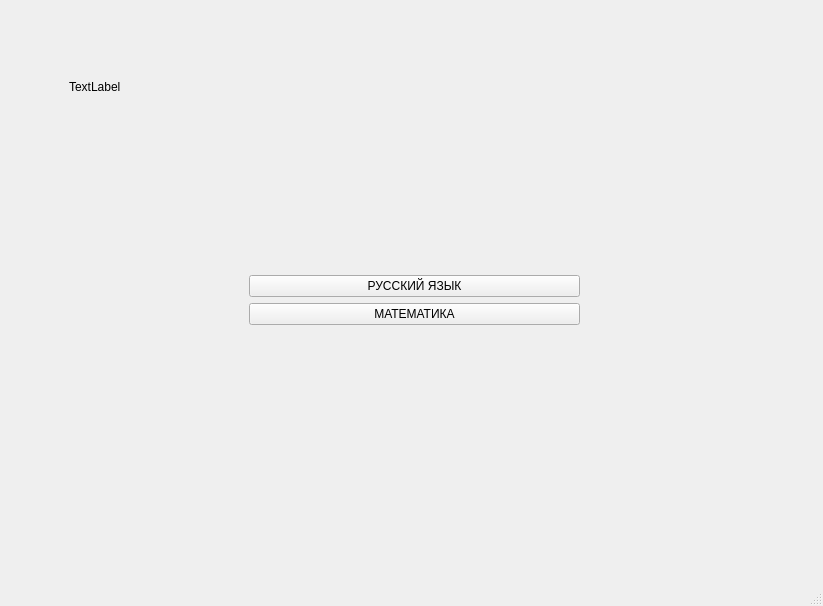
<?xml version="1.0" encoding="UTF-8"?>
<ui version="4.0">
 <class>MainWindow</class>
 <widget class="QMainWindow" name="MainWindow">
  <property name="geometry">
   <rect>
    <x>0</x>
    <y>0</y>
    <width>823</width>
    <height>606</height>
   </rect>
  </property>
  <property name="windowTitle">
   <string>MainWindow</string>
  </property>
  <widget class="QWidget" name="centralwidget">
   <layout class="QHBoxLayout" name="horizontalLayout">
    <item>
     <widget class="QStackedWidget" name="stackedWidget">
      <property name="currentIndex">
       <number>0</number>
      </property>
      <widget class="QWidget" name="page">
       <widget class="QLabel" name="label">
        <property name="geometry">
         <rect>
          <x>60</x>
          <y>70</y>
          <width>55</width>
          <height>16</height>
         </rect>
        </property>
        <property name="text">
         <string>TextLabel</string>
        </property>
       </widget>
       <widget class="QWidget" name="">
        <property name="geometry">
         <rect>
          <x>240</x>
          <y>160</y>
          <width>331</width>
          <height>261</height>
         </rect>
        </property>
        <layout class="QVBoxLayout" name="verticalLayout">
         <item>
          <spacer name="verticalSpacer_2">
           <property name="orientation">
            <enum>Qt::Vertical</enum>
           </property>
           <property name="sizeHint" stdset="0">
            <size>
             <width>20</width>
             <height>40</height>
            </size>
           </property>
          </spacer>
         </item>
         <item>
          <widget class="QPushButton" name="pushButton">
           <property name="text">
            <string>РУССКИЙ ЯЗЫК</string>
           </property>
          </widget>
         </item>
         <item>
          <widget class="QPushButton" name="pushButton_2">
           <property name="text">
            <string>МАТЕМАТИКА</string>
           </property>
          </widget>
         </item>
         <item>
          <spacer name="verticalSpacer">
           <property name="orientation">
            <enum>Qt::Vertical</enum>
           </property>
           <property name="sizeHint" stdset="0">
            <size>
             <width>20</width>
             <height>40</height>
            </size>
           </property>
          </spacer>
         </item>
        </layout>
       </widget>
      </widget>
      <widget class="QWidget" name="page_2"/>
     </widget>
    </item>
   </layout>
  </widget>
  <widget class="QMenuBar" name="menubar">
   <property name="geometry">
    <rect>
     <x>0</x>
     <y>0</y>
     <width>823</width>
     <height>26</height>
    </rect>
   </property>
  </widget>
  <widget class="QStatusBar" name="statusbar"/>
 </widget>
 <resources/>
 <connections/>
</ui>
